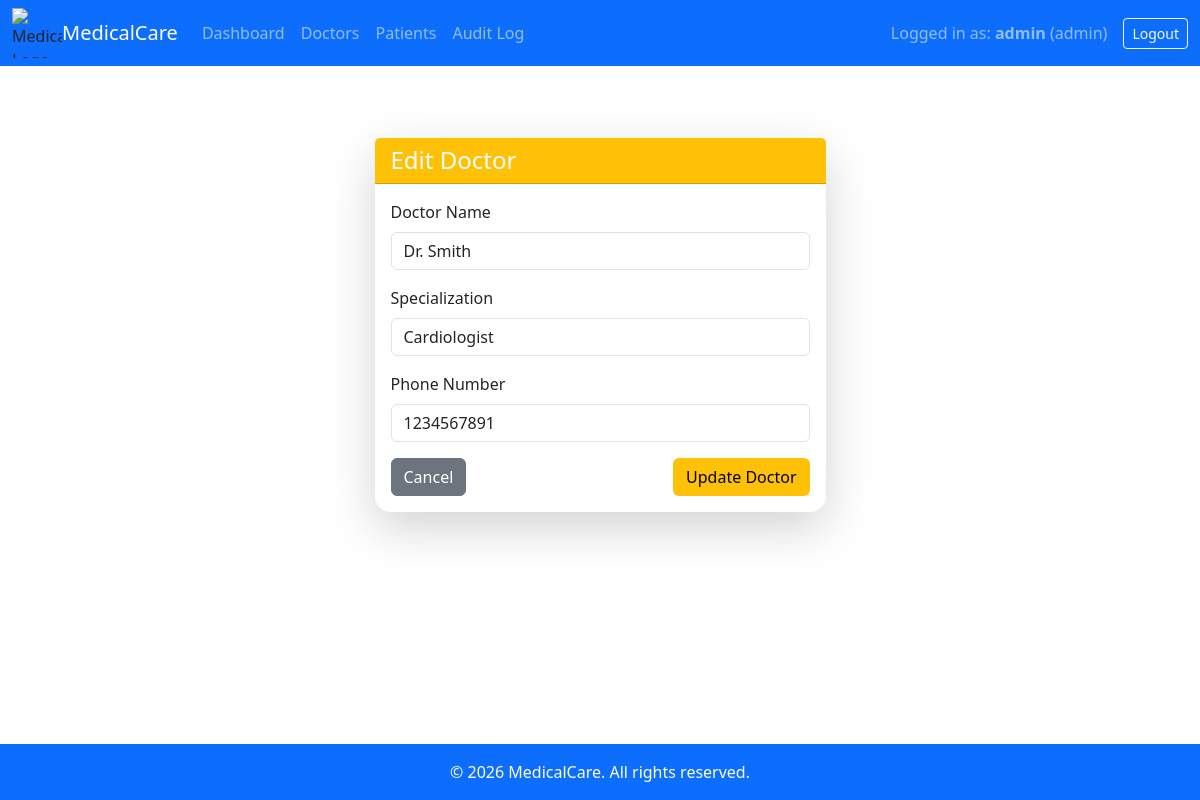
/admin/doctor/edit/1 (signed in), run on the app's committed database.
### models.py (models this page shows)
class Doctor(db.Model):
    id = db.Column(db.Integer, primary_key=True)
    user_id = db.Column(db.Integer, db.ForeignKey("user.id"), nullable=False)
    name = db.Column(db.String(100), nullable=False)
    specialization = db.Column(db.String(100), nullable=False)
    phone = db.Column(db.String(20), nullable=True)
    appointments = db.relationship("Appointment", backref="doctor", lazy=True)

### app.py (the view, shortened to what this page needs)
@app.route("/admin/doctor/edit/<int:doctor_id>", methods=["GET", "POST"])
@role_required("admin")
def edit_doctor(doctor_id):
    doctor = Doctor.query.get_or_404(doctor_id)
    return render_template("doctor_edit.html", doctor=doctor)

### app.py (called while the page is built)
@app.context_processor
def inject_now():
    return {'current_year': datetime.now().year}

def role_required(role):
    def decorator(f):
        @wraps(f)
        def wrapper(*args, **kwargs):
            if "role" not in session or session["role"] != role:
                abort(403)
            return f(*args, **kwargs)
        return wrapper
    return decorator

### templates/doctor_edit.html
{% extends "base.html" %}
{% block content %}
<div class="row justify-content-center mt-5">
    <div class="col-md-6 col-lg-5">
        <div class="card shadow-lg border-0 rounded-4">
            <div class="card-header" style="background-color: #ffc107; color: white;">
                <h4 class="mb-0">Edit Doctor</h4>
            </div>
            <div class="card-body">
                <form method="POST">
                    <div class="mb-3">
                        <label class="form-label">Doctor Name</label>
                        <input type="text" name="name" class="form-control" value="{{ doctor.name }}" required>
                    </div>
                    <div class="mb-3">
                        <label class="form-label">Specialization</label>
                        <input type="text" name="specialization" class="form-control" value="{{ doctor.specialization }}" required>
                    </div>
                    <div class="mb-3">
                        <label class="form-label">Phone Number</label>
                        <input type="text" name="phone" class="form-control" value="{{ doctor.phone }}" required>
                    </div>
                    <div class="d-flex justify-content-between">
                        <a href="{{ url_for('admin_doctors') }}" class="btn btn-secondary">
                            Cancel
                        </a>
                        <button type="submit" class="btn" style="background-color: #ffc107; color: black;">
                            Update Doctor
                        </button>
                    </div>
                </form>
            </div>
        </div>
    </div>
</div>
{% endblock %}

### static/css/style.css (style rules this page uses)
html, body { height: 100%; margin: 0; display: flex; flex-direction: column; }

### data on the page
Doctor: name "Dr. Smith", specialization "Cardiologist", phone "1234567891"

### other printed values
{{ session.get('username') }} "admin"
{{ session.get('role') }} "admin"
